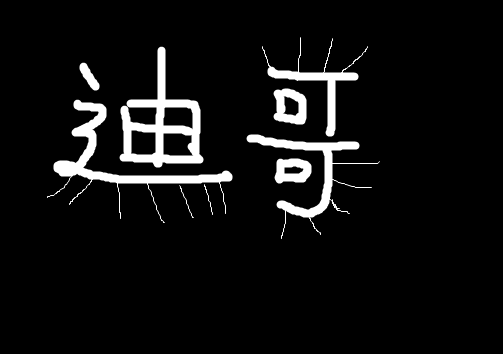
#> input picture 资料/dige.png, 503 x 354 px, found by its file name
$ jupyter execute '1.腐蚀操作.ipynb'
#> lines starting #> are read from the running program, lines starting #| are printed output that depends on the picture; after the words box and inside, x2 and y2 are one past the last pixel; in counts of white or black regions, pixels touching at a corner belong together
[cell 1]
import cv2 as cv
import numpy as np
import matplotlib.pyplot as plt

[cell 2]
kernal=np.ones((2,2),np.uint8)
kernal

[cell 3]
img=cv.imread('/Users/lixuecheng/Downloads/OpenCV/代码+资料/第2-7章notebook课件/图像操作/dige.png')
#> img is the input picture: shape (354, 503, 3); min 0, max 255, mean 15.9
plt.imshow(img)

[cell 4]
#iterations=1表示迭代次数为1次
erode_img=cv.erode(img,kernal,iterations=1)
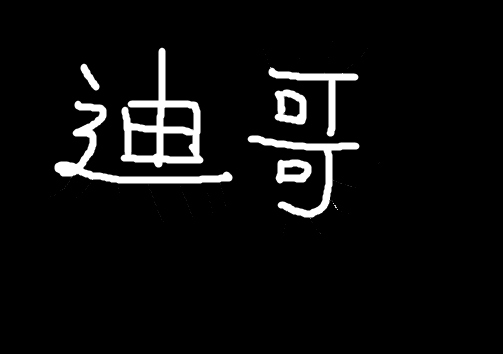
#> erode_img: shape (354, 503, 3); min 0, max 255, mean 13.1
plt.imshow(erode_img)
plt.xticks([]),plt.yticks([])

[cell 5]
img_circle=cv.imread('/Users/lixuecheng/Downloads/OpenCV/代码+资料/第2-7章notebook课件/图像操作/pie.png')
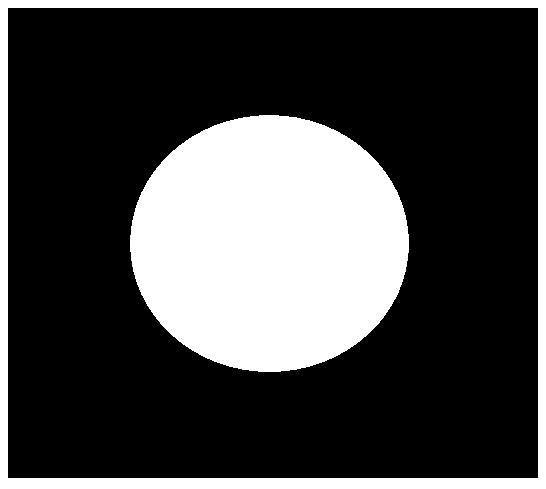
#> input picture 资料/pie.png, 546 x 489 px, found by its file name
#> img_circle is the input picture: shape (489, 546, 3); 27.8% white; 2 white regions, box (x1, y1, x2, y2) and area: (130, 115, 409, 372) 56244, (0, 0, 546, 489) 17894
kernal1=np.ones((30,30),np.uint8)
erode1=cv.erode(img_circle,kernal1,iterations=1)
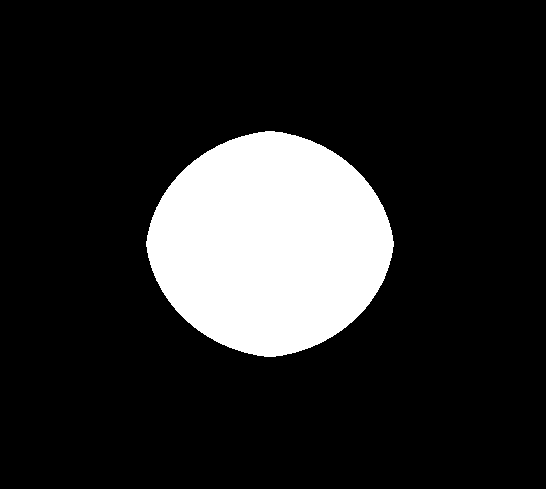
#> erode1: shape (489, 546, 3); 15.6% white; 1 white region, box (x1, y1, x2, y2) and area: (146, 131, 394, 357) 41578
erode2=cv.erode(img_circle,kernal1,iterations=2)
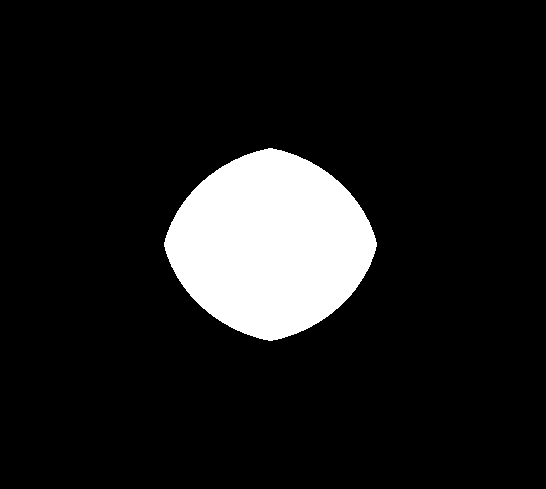
#> erode2: shape (489, 546, 3); 10.8% white; 1 white region, box (x1, y1, x2, y2) and area: (164, 148, 377, 341) 28787
erode3=cv.erode(img_circle,kernal1,iterations=3)
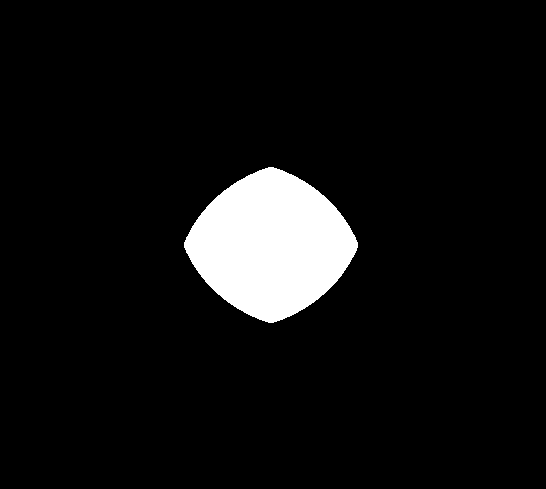
#> erode3: shape (489, 546, 3); 6.8% white; 1 white region, box (x1, y1, x2, y2) and area: (184, 167, 358, 323) 18053
res=np.hstack((img_circle,erode1,erode2,erode3))
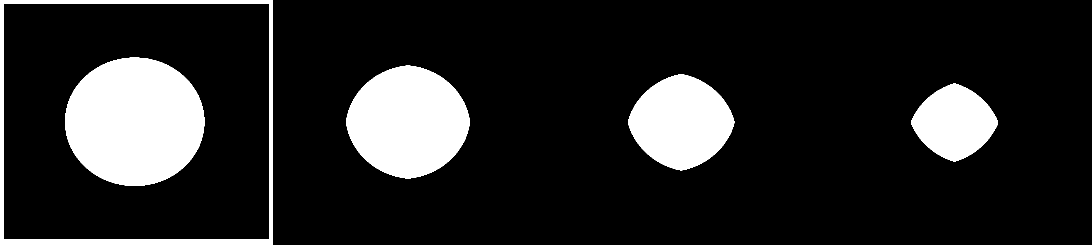
#> res: shape (489, 2184, 3) (shown at 1/2 size); 15.2% white; 5 white regions, box (x1, y1, x2, y2) and area: (130, 115, 409, 372) 56244, (692, 131, 940, 357) 41578, (1256, 148, 1469, 341) 28787, (1822, 167, 1996, 323) 18053, (0, 0, 546, 489) 17894

plt.figure(dpi=150,figsize=(10,8))
plt.xticks([]),plt.yticks([])
plt.imshow(res)#因为腐蚀处理的图像一般都是二值图像，不用加imutils包
